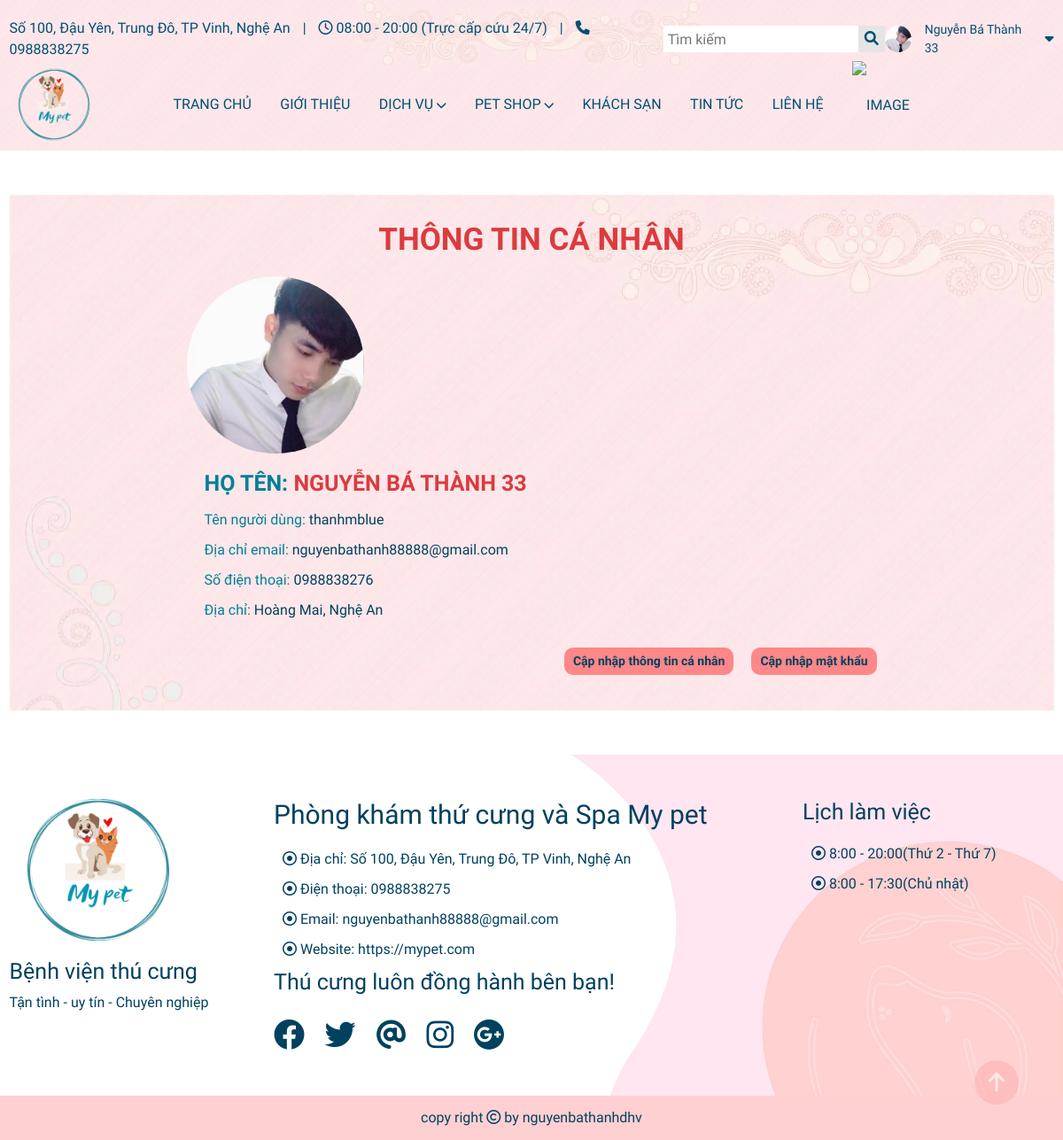
Page /setting.php (signed in) on the committed database.
### tables this page shows
CREATE TABLE `user` (
  `id` int(11) NOT NULL,
  `name` varchar(255) NOT NULL,
  `username` varchar(255) NOT NULL,
  `password` varchar(255) NOT NULL,
  `email` longtext NOT NULL,
  `phone` varchar(10) NOT NULL,
  `address` varchar(255) NOT NULL,
  `image` varchar(255) NOT NULL,
  `status` int(10) NOT NULL
);

### setting.php (the view, shortened to what this page needs)
<?php
include './include/config.php';
?>
<!DOCTYPE html>
<html lang="en">
<head>
    <?php
    include "./include/link-css.php";
    ?>
</head>
<body>
    <?php
    include "./include/header.php";
    ?>
    <div class="main-site-setting">
        <div class="container">
            <div class="infor-setting">
                <h2>Thông tin cá nhân</h2>
                <?php if (isset($_SESSION['logins']['id'])) { ?>
                <div class="infor-setting-chil">
                    <div class="img-setting-infor">
                        <img src="<?php echo $result_setting->image ?>" alt="image">
                    </div>
                </div>
                <div class="text-setting">
                    <p class="setting-name"><span>họ tên:</span> <?php echo $result_setting->name ?></p>
                    <p class="setting1 setting-username"><span>Tên người dùng: </span>
                        <?php echo $result_setting->username ?></p>
                    <p class="setting1 setting-email"><span>Địa chỉ email: </span> <?php echo $result_setting->email ?>
                    </p>
                    <p class="setting1 setting-phone"><span>Số điện thoại: </span> <?php echo $result_setting->phone ?>
                    </p>
                    <p class="setting1 setting-address"><span>Địa chỉ: </span><?php echo $result_setting->address ?></p>
                </div>
                <div class="update-set">
                    <p class="edit-infor-set">Cập nhập thông tin cá nhân</p>
                    <p class="edit-pass-set"><a href="./change-password.php">Cập nhập mật khẩu</a></p>
                </div>
                <?php } ?>
            </div>
        </div>
    </div>
    <?php
    include "./include/footer.php";
    ?>
</body>
</html>

### include/header.php (shortened to what this page needs)
<?php
include 'config.php';
if (isset($_SESSION['logins']['id'])) {
    $change = $_SESSION['logins']['id'];
    $sql_setting = "SELECT * FROM user  WHERE id = $change";
    $query_setting = $conn->prepare($sql_setting);
    $query_setting->execute();
    $result_setting = $query_setting->fetch(PDO::FETCH_OBJ);
}
if (isset($_SESSION['logins']['id'])) {
    $change = $_SESSION['logins']['id'];
    $sql_setting = "SELECT * FROM user  WHERE id = $change";
    $query_setting = $conn->prepare($sql_setting);
    $query_setting->execute();
    $result_setting = $query_setting->fetch(PDO::FETCH_OBJ);
}
?>
<!DOCTYPE html>
<html lang="en">
<head>
    <link rel="stylesheet" href="./lib/fontawesome/css/all.min.css">
    <link rel="stylesheet" href="./lib/Bootstrap/css/bootstrap.min.css">
    <link href="https://cdn.jsdelivr.net/npm/bootstrap@5.1.3/dist/css/bootstrap.min.css" rel="stylesheet"
>
    <link rel="stylesheet" href="./css/style.css">
</head>
<body>
    <div class="header-fa">
        <div class="container">
            <div class="header">
                <div class="infor-header">
                    <div class="infor">
                        <a href="#" class="address">Số 100, Đậu Yên, Trung Đô, TP Vinh, Nghệ An</a>
                        <span>|</span>
                        <a href="#" class="time"><i class="far fa-clock"></i> 08:00 - 20:00 (Trực cấp cứu 24/7)</a>
                        <span>|</span>
                        <a href="tel:0988838275" class="phone"><i class="fas fa-phone"></i> 0988838275</a>
                    </div>
                    <div class="search">
                        <input type="text" placeholder="Tìm kiếm">
                        <div class="icon">
                            <i class="fas fa-search"></i>
                        </div>
                    </div>
                    <div class="login-header">
                        <div class="login-user">
                            <?php if (isset($_SESSION['logins']['username'])) { ?>
                            <img src="<?php echo $result_setting->image ?>" alt="image">
                            <span><?php echo $_SESSION['logins']['name'] ?></span>
                            <?php } ?>
                            <div class="down-icon">
                                <?php if (isset($_SESSION['logins']['username'])) { ?>
                                <div class="icon-down">
                                    <i class="fas fa-caret-down"></i>
                                </div>
                                <?php } ?>
                            </div>
                        </div>
                    </div>
                </div>
                <div class="menu-header">
                    <a href="#" class="logo">
                        <img src="./image/logo.png" alt="logo">
                    </a>
                    <div class="menu">
                        <ul>
                            <li><a href="index.php">Trang chủ</a></li>
                            <li><a href="information.php">Giới thiệu</a></li>
                            <li><a href="service.php">Dịch vụ <i class="fas fa-chevron-down"></i></a>
                            </li>
                            <li><a href="petshop.php">Pet shop <i class="fas fa-chevron-down"></i></a>
                            </li>
                            <li><a href="hotel.php">Khách sạn</a>
                            </li>
                            <li><a href="news.php">Tin tức</a></li>
                            <li><a href="contact.php">Liên hệ</a></li>
                            <?php if (isset($_SESSION['logins']['id'])) { ?>
                            <li><a class="cart-li" href="cart.php">
                                    <img src="./image/add-to-cart.png" alt="image">
                                </a>
                            </li>
                            <?php } ?>
                        </ul>
                    </div>
                </div>
            </div>
        </div>
    </div>
    <div class="backtop">
        <i class="fas fa-arrow-up"></i>
    </div>
</body>
</html>

### css/style.css (style rules this page uses)
* { padding: 0; margin: 0; box-sizing: border-box; font-family: "Roboto Condensed", sans-serif; }
@media (min-width: 1200px) { .container { max-width: 1194px !important; } }
a, a:hover { text-decoration: none; transition: all 0.3s ease-in-out 0s; -moz-transition: all 0.3s ease-in-out 0s; -o-transition: all 0.3s ease-in-out 0s; -webkit-transition: all 0.3s ease-in-out 0s; -ms-transition: all 0.3s ease-in-out 0s; }
.menu ul li { list-style: none; padding: 0; margin: 0; }
.header-fa { background-image: url(../image/anhanh.jpg); height: 100%; width: 100%; background-repeat: no-repeat; background-size: cover; }
.header { margin-top: 20px; }
.infor-header span { margin: 0 10px; }
.infor-header a { color: #024f72; }
.infor-header { color: #024f72; font-size: 16px; display: flex; justify-content: space-between; align-items: center; }
.search { position: relative; width: 250px; height: 30px; }
.login-user { display: flex; align-items: center; }
.down-icon { position: relative; }
.login-user span { font-size: 14px; }
.down-icon { position: relative; cursor: pointer; }
.down-icon .icon-down::before { position: absolute; content: ""; height: 20px; width: 50px; top: 10px; }
.search input { width: 250px; height: 30px; padding-left: 5px; padding-right: 40px; color: #024f72; border: 0; }
.login-user img { width: 30px; height: 30px; margin-right: 5px; border-radius: 50%; }
.search .icon { height: 30px; width: 30px; cursor: pointer; text-align: center; position: absolute; top: 0px; right: 0px; padding-top: 3px; background: rgba(0, 0, 0, 0.1); }
.search .icon i { color: #024f72; }
.menu-header { display: flex; }
.menu-header .logo { height: 100px; width: 100px; }
.menu-header .logo img { width: 100%; height: 100%; }
.menu-header .menu { line-height: 100px; margin-left: 50px; }
.menu-header .menu ul { margin-bottom: 0; }
.menu-header .menu li { margin: 0 15px; font-size: 16px; text-transform: uppercase; font-weight: 500; }
.menu-header .menu li a { color: #024f72; }
.menu-header .menu li a i { font-size: 12px; color: #024f72; }
.menu > ul > li { position: relative; display: inline-block; }
.backtop { width: 50px; height: 50px; background: #ffaaaa; border-radius: 50%; text-align: center; opacity: 0.5; position: fixed; bottom: 40px; right: 50px; z-index: 99; }
.backtop i { color: #ffffff; font-size: 25px; font-weight: bold; line-height: 50px; cursor: pointer; }
.cart-li { position: relative; }
.cart-li img { width: 22px; height: 22px; }
.infor-setting { background-image: url(../image/anhanh.jpg); width: 100%; margin: 50px 0; padding: 30px 200px; }
.main-site-setting .infor-setting .img-setting-infor { width: 200px; height: 200px; }
.main-site-setting .infor-setting .img-setting-infor img { width: 100%; height: 100%; border-radius: 50%; }
.text-setting { margin-top: 15px; margin-left: 20px; }
.setting1 { font-size: 16px; color: #00415f; }
.setting-name { font-size: 25px; text-transform: uppercase; color: #db3b3f; font-weight: bold; }
.infor-setting h2 { font-size: 35px; text-transform: uppercase; color: #db3b3f; font-weight: bold; text-align: center; margin-bottom: 20px; }
.update-set { display: flex; justify-content: end; margin-top: 30px; }
.edit-infor-set { margin-right: 20px; padding: 5px 10px; background: #fd8789; color: #00415f; font-size: 14px; font-weight: bold; cursor: pointer; border-radius: 10px; }
.edit-pass-set { padding: 5px 10px; background: #fd8789; color: #00415f; font-size: 14px; font-weight: bold; cursor: pointer; border-radius: 10px; }
.edit-pass-set a { color: #00415f; }
.text-setting p span { color: #007f98; }

### rows in the picture
user: image (picture), name "NGUYỄN BÁ THÀNH 33", username "thanhmblue", email "nguyenbathanh88888@gmail.com", phone "0988838276", address "Hoàng Mai, Nghệ An"

### other values in the picture
$_SESSION['logins']['name'] "Nguyễn Bá Thành 33"
